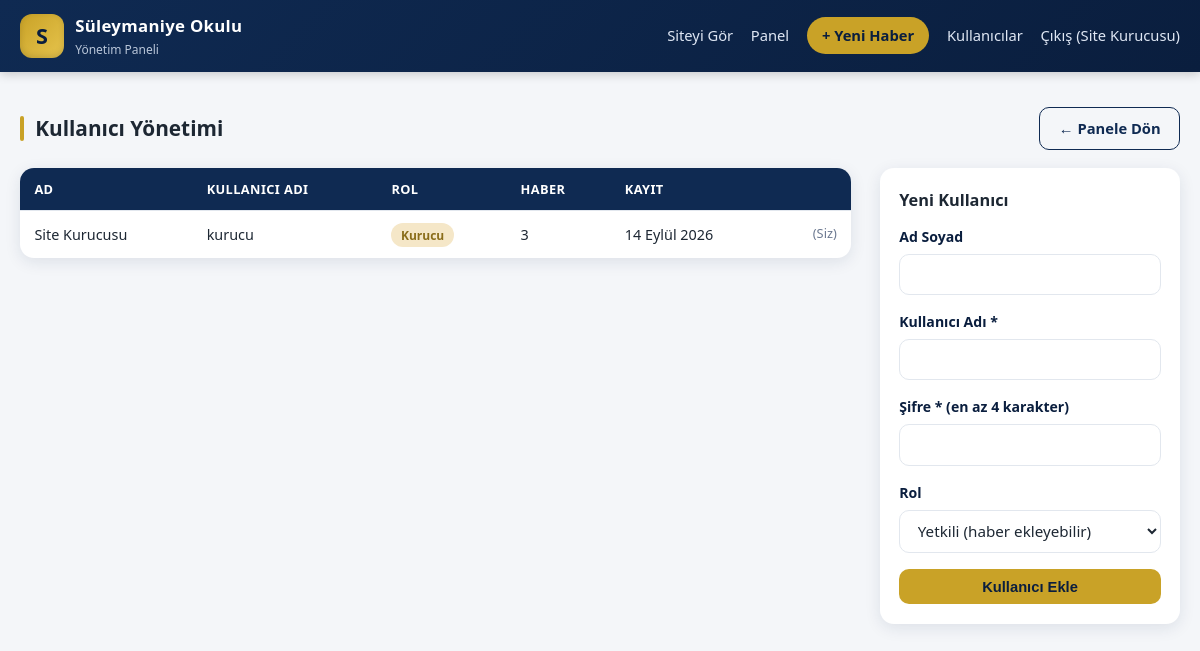
The app's page /admin/kullanicilar (signed in) with its own data.
### tables this page shows
CREATE TABLE users (
                id INTEGER PRIMARY KEY AUTOINCREMENT,
                username TEXT NOT NULL UNIQUE,
                password_hash TEXT NOT NULL,
                role TEXT NOT NULL DEFAULT 'yetkili',
                full_name TEXT DEFAULT '',
                created_at TEXT NOT NULL
            );

### app.py (the view, shortened to what this page needs)
@app.route("/admin/kullanicilar", methods=["GET", "POST"])
@kurucu_required
def users_page():
    with _lock:
        conn = _conn()
        users = [
            dict(r)
            for r in conn.execute(
                """SELECT u.id, u.username, u.role, u.full_name, u.created_at,
                          (SELECT COUNT(*) FROM articles a WHERE a.author_id = u.id) AS article_count
                   FROM users u ORDER BY u.role != 'kurucu', u.id""",
            ).fetchall()
        ]
        conn.close()
    return render_template("admin/users.html", users=users)

### app.py (called while the page is built)
def _conn():
    conn = sqlite3.connect(DB_PATH)
    conn.row_factory = sqlite3.Row
    return conn

def current_user():
    uid = session.get("user_id")
    if not uid:
        return None
    with _lock:
        conn = _conn()
        row = conn.execute(
            "SELECT id, username, role, full_name FROM users WHERE id = ?", (uid,)
        ).fetchone()
        conn.close()
    return dict(row) if row else None

def kurucu_required(view):
    @functools.wraps(view)
    def wrapped(*args, **kwargs):
        user = current_user()
        if not user:
            flash("Lütfen önce giriş yapın.", "warning")
            return redirect(url_for("admin_login", next=request.path))
        if user["role"] != "kurucu":
            flash("Bu bölüme yalnızca kurucu erişebilir.", "error")
            abort(403)
        return view(*args, **kwargs)
    return wrapped

def category_totals():
    with _lock:
        conn = _conn()
        rows = conn.execute(
            "SELECT category, COUNT(*) AS c FROM articles WHERE status = 'published' GROUP BY category"
        ).fetchall()
        conn.close()
    totals = {slug: 0 for slug in CATEGORIES}
    for r in rows:
        totals[r["category"]] = r["c"]
    return totals

@app.template_filter("trdate")
def trdate_filter(value):
    try:
        d = datetime.fromisoformat(value)
    except (ValueError, TypeError):
        return value or ""
    return f"{d.day} {TR_MONTHS[d.month]} {d.year}"

@app.context_processor
def inject_globals():
    return {
        "categories": CATEGORIES,
        "category_totals": category_totals(),
        "now_year": datetime.now().year,
        "role_labels": ROLE_LABELS,
        "user": current_user(),
    }

### templates/admin/users.html (shortened to what this page needs)
{% extends "admin/base_admin.html" %}
{% block content %}
<div class="section-head page-head">
  <h2 class="section-title">Kullanıcı Yönetimi</h2>
  <a href="{{ url_for('admin_dashboard') }}" class="btn btn-outline">← Panele Dön</a>
</div>
<div class="layout">
  <div class="content-col">
    {% if users %}
      <table class="table">
        <thead>
          <tr><th>Ad</th><th>Kullanıcı Adı</th><th>Rol</th><th>Haber</th><th>Kayıt</th><th></th></tr>
        </thead>
        <tbody>
          {% for u in users %}
            <tr>
              <td>{{ u.full_name or '-' }}</td>
              <td>{{ u.username }}</td>
              <td>
                {% if u.role == 'kurucu' %}<span class="pill pill-kurucu">Kurucu</span>
                {% else %}<span class="pill pill-ok">Yetkili</span>{% endif %}
              </td>
              <td>{{ u.article_count }}</td>
              <td>{{ u.created_at | trdate }}</td>
              <td class="row-actions">
                {% if u.id == session.user_id %}
                  <span class="meta">(Siz)</span>
                {% elif u.role == 'kurucu' %}
                  <span class="meta">Silinemez</span>
                {% else %}
                  <form action="{{ url_for('user_delete', user_id=u.id) }}" method="post" onsubmit="return confirm('Bu kullanıcıyı silmek istediğinize emin misiniz?');">
                    <button class="btn btn-sm btn-danger">Sil</button>
                  </form>
                {% endif %}
              </td>
            </tr>
          {% endfor %}
        </tbody>
      </table>
    {% else %}
      <div class="empty-box"><p>Kullanıcı yok.</p></div>
    {% endif %}
  </div>
  <aside class="sidebar">
    <div class="side-box">
      <h3>Yeni Kullanıcı</h3>
      <form method="post" class="stack">
        <label>Ad Soyad
          <input type="text" name="full_name">
        </label>
        <label>Kullanıcı Adı *
          <input type="text" name="username" required>
        </label>
        <label>Şifre * (en az 4 karakter)
          <input type="password" name="password" required minlength="4">
        </label>
        <label>Rol
          <select name="role">
            <option value="yetkili">Yetkili (haber ekleyebilir)</option>
          </select>
        </label>
        <button type="submit" class="btn btn-block">Kullanıcı Ekle</button>
      </form>
    </div>
  </aside>
</div>
{% endblock %}

### static/style.css (style rules this page uses)
:root { --navy: #0f2a52; --navy-dark: #0a1e3e; --gold: #c9a227; --gold-light: #e6c44d; --bg: #f4f6f9; --card: #ffffff; --text: #1d2733; --muted: #6b7890; --line: #e2e7ee; --danger: #c0392b; --ok: #1e7d46; --radius: 14px; --shadow: 0 4px 16px rgba(15, 42, 82, 0.10); }
* { box-sizing: border-box; }
html, body { margin: 0; padding: 0; }
body { font-family: "Segoe UI", Tahoma, Arial, sans-serif; background: var(--bg); color: var(--text); line-height: 1.6; display: flex; min-height: 100vh; flex-direction: column; }
a { color: var(--navy); text-decoration: none; }
.btn { display: inline-block; background: var(--gold); color: var(--navy-dark); border: 1px solid transparent; padding: 0.55rem 1.15rem; border-radius: 10px; font-weight: 600; font-size: 0.92rem; cursor: pointer; transition: transform .12s, background .15s; }
.btn-outline { background: transparent; border-color: var(--navy); color: var(--navy); }
.btn-block { width: 100%; text-align: center; }
.layout { display: grid; grid-template-columns: 1fr 300px; gap: 1.8rem; }
.section-head { display: flex; align-items: center; justify-content: space-between; gap: 1rem; flex-wrap: wrap; margin-bottom: 1.1rem; }
.page-head { margin-top: 0.4rem; }
.section-title { margin: 0; font-size: 1.3rem; position: relative; padding-left: 0.95rem; }
.section-title::before { content: ""; position: absolute; left: 0; top: 4px; bottom: 4px; width: 4px; border-radius: 2px; background: var(--gold); }
.meta { color: var(--muted); font-size: 0.8rem; }
.side-box { background: var(--card); border-radius: var(--radius); box-shadow: var(--shadow); padding: 1.2rem; margin-bottom: 1.3rem; }
.side-box h3 { margin: 0 0 0.8rem; font-size: 1.02rem; }
.table { width: 100%; border-collapse: collapse; background: var(--card); border-radius: var(--radius); overflow: hidden; box-shadow: var(--shadow); }
.table th, .table td { text-align: left; padding: 0.7rem 0.9rem; font-size: 0.9rem; border-bottom: 1px solid var(--line); vertical-align: middle; }
.table th { background: var(--navy); color: #fff; font-size: 0.8rem; text-transform: uppercase; letter-spacing: 0.4px; }
.table tr:last-child td { border-bottom: 0; }
.row-actions { display: flex; gap: 0.4rem; align-items: center; justify-content: flex-end; }
.pill { display: inline-block; padding: 0.15rem 0.6rem; border-radius: 999px; font-size: 0.75rem; font-weight: 600; }
.pill-kurucu { background: #f5e7c8; color: #8a6d1a; }
.stack { display: flex; flex-direction: column; gap: 1rem; }
label { font-size: 0.88rem; font-weight: 600; color: var(--navy-dark); display: flex; flex-direction: column; gap: 0.35rem; }
input[type="text"], input[type="password"], textarea, select { padding: 0.6rem 0.85rem; border: 1px solid var(--line); border-radius: 10px; font-size: 0.95rem; font-family: inherit; background: #fff; color: var(--text); }

### records on screen
users: full_name "Site Kurucusu", username "kurucu", role "Kurucu", article_count "3", created_at|trdate "14 Eylül 2026", shows "(Siz)"

### other values on screen
{{ session.user_name }} "Site Kurucusu"
